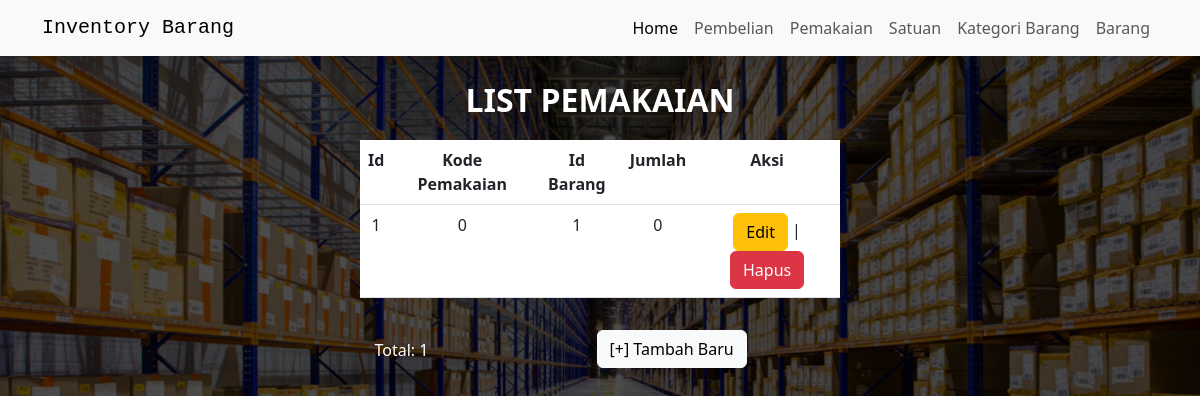
Page /pemakaian/listpemakaian.php on the earlier database version.
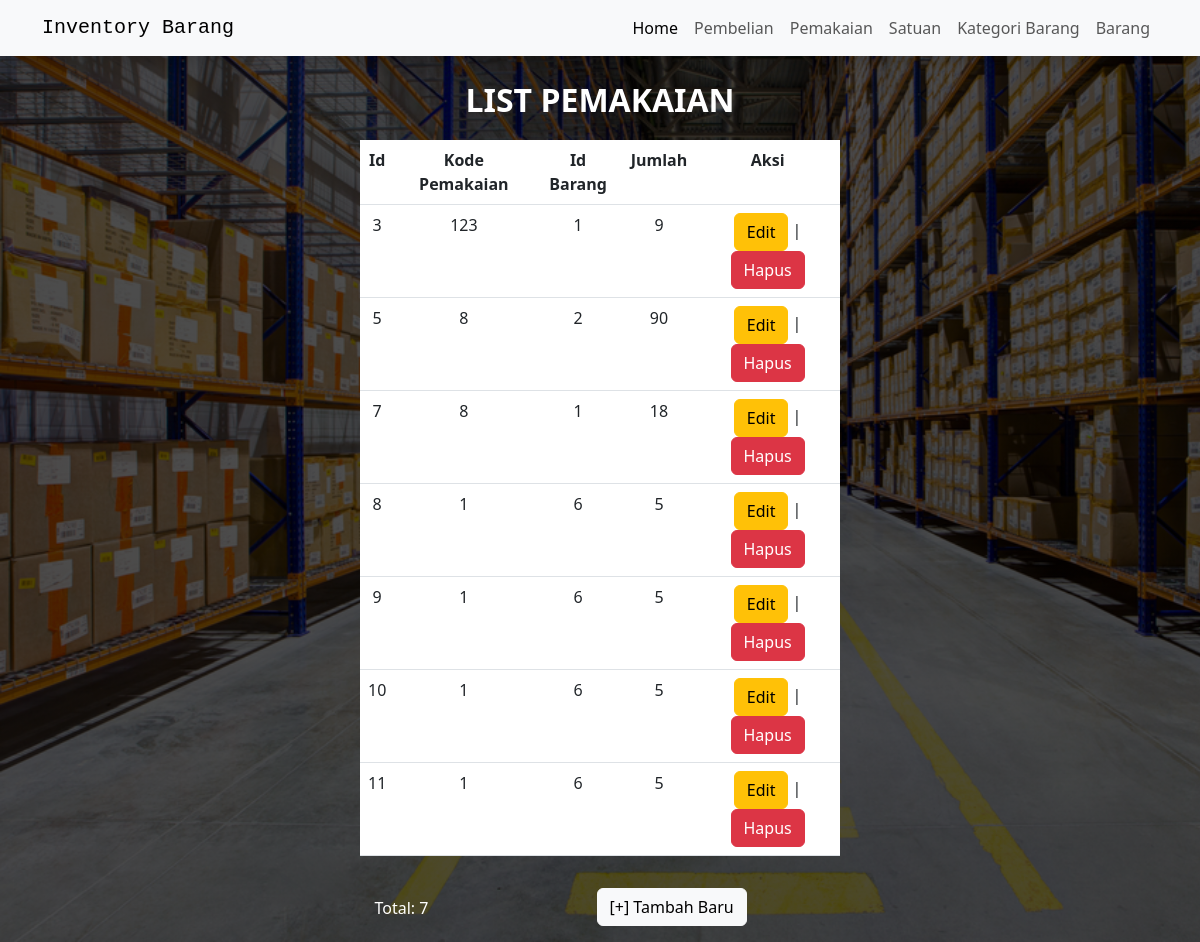
Same page on the later database version.
### tables this page shows
CREATE TABLE `pemakaian` (
  `id` int(255) NOT NULL,
  `kode_pemakaian` int(168) NOT NULL,
  `id_barang` int(255) NOT NULL,
  `jumlah` int(128) NOT NULL
);

### pemakaian/listpemakaian.php (the view)
<?php
include("../koneksi/koneksi.php");
include('../head.php')
?>
<header>
    <p>
        <b>LIST PEMAKAIAN</b>
    </p>
</header>
<div class="table-pemakaian">
    <div class="table-responsive">
        <table class="table table-hover text-center">
            <thead>
                <tr class="table">
                    <th>Id</th>
                    <th>Kode Pemakaian</th>
                    <th>Id Barang</th>
                    <th>Jumlah</th>
                    <th>Aksi</th>
                </tr>
            </thead>
            <tbody>
                <?php
                $sql = "SELECT * FROM pemakaian";
                $query = mysqli_query($db, $sql);
                while ($pemakaian = mysqli_fetch_array($query)) {
                    echo "<tr>";
                    echo "<td>" . $pemakaian['id'] . "</td>";
                    echo "<td>" . $pemakaian['kode_pemakaian'] . "</td>";
                    echo "<td>" . $pemakaian['id_barang'] . "</td>";
                    echo "<td>" . $pemakaian['jumlah'] . "</td>";
                    echo "<td>";
                    echo '<a href=editpemakaian.php?id=' . $pemakaian['id'] . ' class="btn btn-warning">Edit</a> | ';
                    echo '<a href="hapuspemakaian.php?id=' . $pemakaian['id'] . '" class="btn btn-danger">Hapus</a> ';
                    echo "</td>";
                    echo "</tr>";
                }
                ?>
            </tbody>
        </table>
    </div>
</div>
<div class="container text-ucenter">
    <div class="row justify-content-center">
        <div class="col-2 pt-4 pe-5">
            <p>
                Total: <?php echo mysqli_num_rows($query) ?>
            </p>
        </div>
        <div class="col-3">
            <nav>
                <a href="formpemakaian.php" class="btn btn-light" style="margin-bottom: 1rem; margin-top:1rem; margin-left:2rem;">[+] Tambah Baru</a>
            </nav>
        </div>
    </div>
</div>
<?php
include('../bottom.php');
?>

### head.php (shortened to what this page needs)
<!DOCTYPE html>
<html lang="en">
<head>
    <link rel="stylesheet" href="/inventory-barang/style/style.css">
    <link href="https://cdn.jsdelivr.net/npm/bootstrap@5.3.0-alpha1/dist/css/bootstrap.min.css" rel="stylesheet">
    <link rel="stylesheet" href="https://cdnjs.cloudflare.com/ajax/libs/font-awesome/6.2.1/css/all.min.css" />
</head>
<body>
    <nav class="navbar navbar-expand-lg bg-body-tertiary shadow">
        <div class="container">
            <a class="navbar-brand" href="#" style="font-family:monospace;">Inventory Barang</a>
            <div class="collapse navbar-collapse" id="navbarSupportedContent">
                <ul class="navbar-nav ms-auto">
                    <li class="nav-item">
                        <a class="nav-link active" aria-current="page" href="/inventory-barang/index.php">Home</a>
                    </li>
                    <li class="nav-item">
                        <a class="nav-link" href="/inventory-barang/pembelian/listpembelian.php">Pembelian</a>
                    </li>
                    <li class="nav-item">
                        <a class="nav-link" href="/inventory-barang/pemakaian/listpemakaian.php">Pemakaian</a>
                    </li>
                    <li class="nav-item">
                        <a class="nav-link" href="/inventory-barang/satuan/listsatuan.php">Satuan</a>
                    </li>
                    <li class="nav-item">
                        <a class="nav-link" href="/inventory-barang/kategori/listkategori.php">Kategori Barang</a>
                    </li>
                    <li class="nav-item">
                        <a class="nav-link" href="/inventory-barang/barang/listbarang.php">Barang</a>
                    </li>
                </ul>
            </div>
        </div>
    </nav>

### bottom.php (shortened to what this page needs)
</body>
</html>

### style/style.css (style rules this page uses)
body { background-size: cover; background-repeat: no-repeat; background-position: center; background-attachment: fixed; position: relative; background-repeat: no-repeat !important; background-size: cover !important; min-height: 100vh; background: linear-gradient(rgba(0, 0, 0, 0.7), rgba(0, 0, 0, 0.7)) ,url(../gambar/bg.jpg); }
header { margin-top: 20px; color: white; font-size: xx-large; text-align: center; }
p { color: white; }
.table { color: white; background-color: white; }
.table-pemakaian { margin: auto; width: 40%; }

Differences in the rows shown:
removed pemakaian: id "1", kode_pemakaian "0", id_barang "1", jumlah "0"
added pemakaian: id "3", kode_pemakaian "123", id_barang "1", jumlah "9"
added pemakaian: id "5", kode_pemakaian "8", id_barang "2", jumlah "90"
added pemakaian: id "7", kode_pemakaian "8", id_barang "1", jumlah "18"
added pemakaian: id "8", kode_pemakaian "1", id_barang "6", jumlah "5"
added pemakaian: id "9", kode_pemakaian "1", id_barang "6", jumlah "5"
added pemakaian: id "10", kode_pemakaian "1", id_barang "6", jumlah "5"
added pemakaian: id "11", kode_pemakaian "1", id_barang "6", jumlah "5"
Other differences:
mysqli_num_rows($query): "1" → "7"
